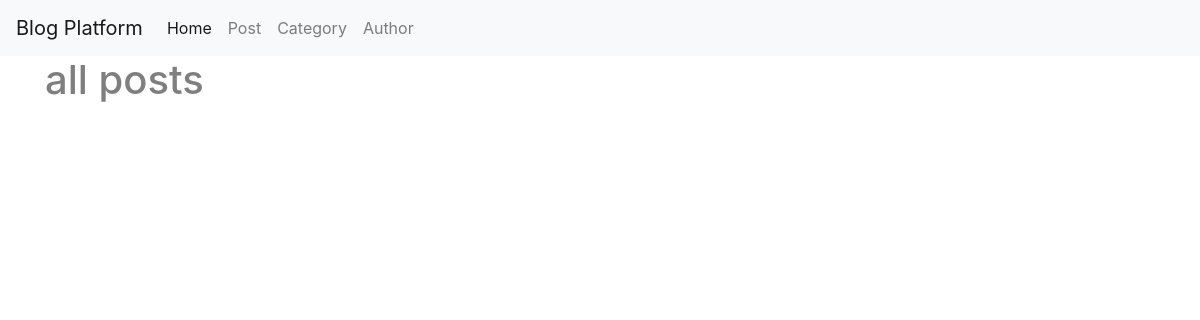
The app's page /posts/, older data.
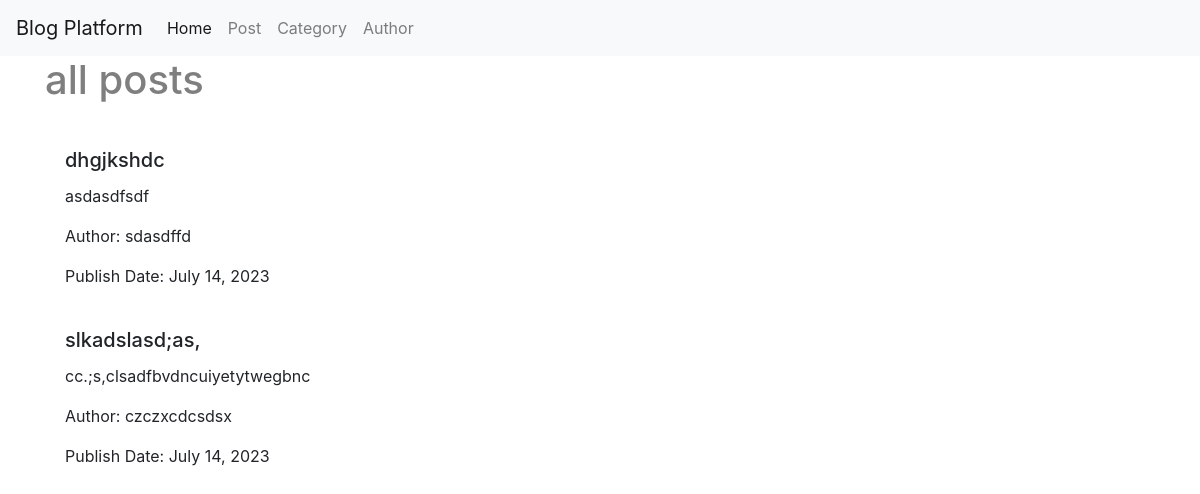
The same page, newer data.
### BlogApp/models.py (models this page shows, shortened)
class Post(models.Model):
    title = models.CharField(max_length=100)
    content = models.TextField()
    author = models.CharField(max_length=100)
    date = models.DateField(auto_now_add=True)

### BlogApp/views.py (the view)
# urls.py: path("posts/", views.view_post),
def view_post(request):
    posts = Post.objects.all()
    context = {"posts": posts}
    return render(request, "post.html", context)

### Template/post.html
{% extends 'base.html' %}
{% block content %}
    <div class="container">
        <h1 class="mb-4 text-black-50">all posts</h1>
        <div class="row">
            {% for post in posts %}
                <div class="col-md-8">
                <div class="card-body">
                        <h5 class="card-title">{{ post.title }}</h5>
                        <p class="card-text">{{ post.content }}</p>
                        <p class="card-text">Author: {{ post.author }}</p>
                        <p class="card-text">Publish Date: {{ post.date }}</p>
                    </div>
                </div>
            {% endfor %}
        </div>
    </div>
{% endblock %}

Row changes from the older to the newer data that the page shows:
added Post: title "dhgjkshdc", content "asdasdfsdf", author "sdasdffd", date "July 14, 2023"
added Post: title "slkadslasd;as,", content "cc.;s,clsadfbvdncuiyetytwegbnc", author "czczxcdcsdsx", date "July 14, 2023"
